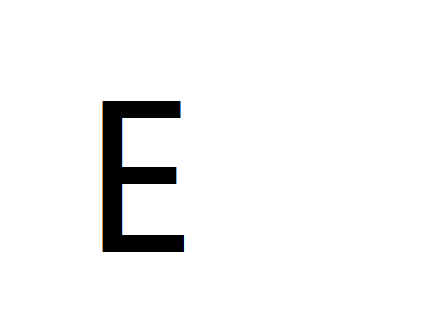
%> input picture matlab/E.png, 425 x 327 px
$ octave --eval "result = matchTemplate;"   (GNU Octave 9; MATLAB toolbox functions it lacks are replaced by stand-ins)
%> lines starting %> are read from the running program, lines starting %| are printed output that depends on the picture; in (x1, y1, x2, y2) boxes, pixels count from 0 and x2, y2 are one past the last pixel; in counts of white or black regions, pixels touching at a corner belong together; the program's own positions count from 1
### matlab/bdry_extract_3.m
function [x,y,t,c]=bdry_extract_3(V);
% [7 lines of commented-out code are left out]
Vg=V; % if no smoothing is needed
c=contourc(Vg,[.5 .5]);
[G1,G2]=gradient(Vg);

% need to deal with multiple contours (for objects with holes)
fz=c(1,:)~=0.5;
c(:,find(~fz))=NaN;
B=c(:,find(fz));

npts=size(B,2);
t=zeros(npts,1);
for n=1:npts
   x0=round(B(1,n));
   y0=round(B(2,n));
   t(n)=atan2(G2(y0,x0),G1(y0,x0))+pi/2;
end

x=B(1,:)';
y=B(2,:)';

### matlab/matchTemplate.m
function match = matchTemplate( )
    %choose which two digits to compare;
    mm=26;
    nn=27;

    %%%
    %%%Define flags and parameters:
    %%%
    affine_start_flag=1;
    polarity_flag=1;
    nsamp=100;
    eps_dum=0.25;
    ndum_frac=0.25;
    mean_dist_global=[];
    ori_weight=0.1;
    nbins_theta=12;
    nbins_r=5;
    r_inner=1/8;
    r_outer=2;
    tan_eps=1.0;
    n_iter=6;
    beta_init=1;
    r=1; % annealing rate
    w=4;
    sf=2.5;
    cmap=flipud(gray);

    numOfPatterns = 1;

    for i=1:numOfPatterns
        %%%
        %%% image loading
        %%%
        V1 = imread('E.png');                     %%%%%%%%%%%%%% Pattern from our dataset
%> V1 is the input picture: size 327x425x3 uint8; mean R, G, B 244.1, 244.1, 244.1
        %V1=reshape(train_data(mm,:),28,28)';
        V1=imresize(V1,sf,'bil');
%> V1: size 818x1063x3 uint8
        V1 = double(rgb2gray(V1));
%> V1: size 818x1063 double
        %V2=reshape(train_data(nn,:),28,28)';
        V2 = imread('B_hand.png');                %%%%%%%%%%%%%% Template we want to match.
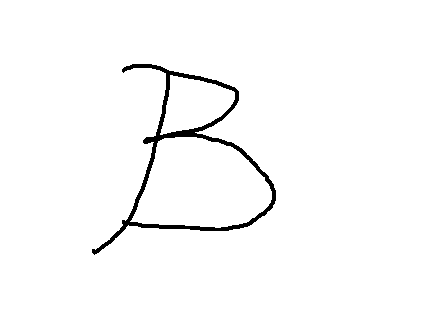
%> input picture matlab/B_hand.png, 425 x 327 px
%> V2 is the input picture: size 327x425x3 uint8; 97.9% white; 1 black region, box (x1, y1, x2, y2) and area: (92, 64, 276, 255) 2905
        V2 = double(rgb2gray(V2));
        V2 = imresize(V2,sf,'bil');
%> V2: size 818x1063 double
        [N1,N2]=size(V1);
%> N1 = 818; N2 = 1063

        %%%
        %%% edge detection
        %%%
        [x2,y2,t2]=bdry_extract_3(V2);
%> in bdry_extract_3, `[G1,G2]=gradient(Vg);`:
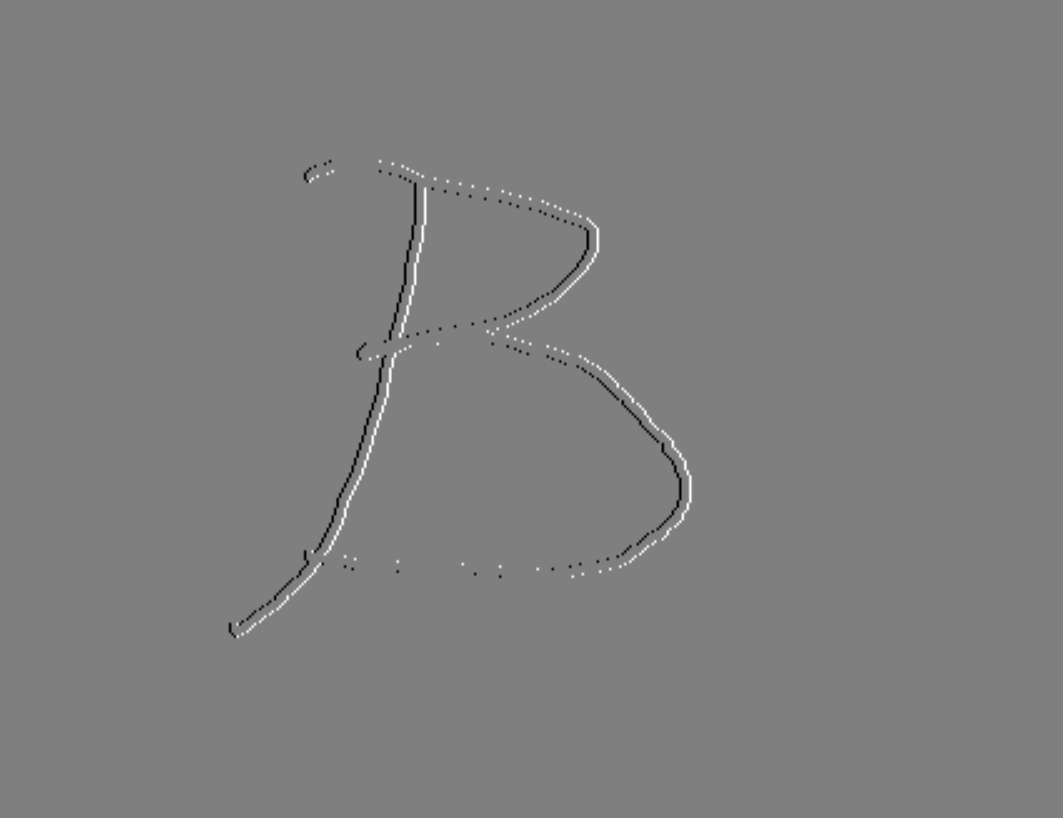
%> G1: size 818x1063 double; min -102, max 102, mean 0; drawn with min black and max white
%> in bdry_extract_3, `fz=c(1,:)~=0.5;`: fz = 4304 logical values, 4301 true
%> in bdry_extract_3, `npts=size(B,2);`: npts = 4301
%> the loop in bdry_extract_3, `for n=1:npts` made 4301 passes
%> (x0, y0) on passes 1 to 3: (332, 162), (332, 162), (333, 162)
%> after the loop in bdry_extract_3, `for n=1:npts`: t = 4301 values, max 4.71 at index 1187, min -1.57 at index 1920, mean 2
%> in bdry_extract_3, `x=B(1,:)';`: x = 4301 values, max 689 at index 898, min 232 at index 1545, mean 472
%> in bdry_extract_3, `y=B(2,:)';`: y = 4301 values, max 634.2 at index 1537, min 162 at index 2, mean 395.4
%> x2 has the same summary as x in bdry_extract_3; y2 has the same summary as y in bdry_extract_3; t2 has the same summary as t in bdry_extract_3
        nsamp2=length(x2);
%> nsamp2 = 4301
        if nsamp2>=nsamp
%> (the run ends here)
